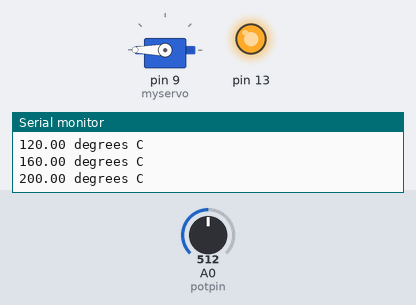
The sketch below on a simulated Arduino Uno, built with avr-gcc and run on an emulated ATmega328P. On the bench: servo, output pins drawn as LEDs (lit = HIGH), the last lines printed to the serial monitor. The test bench sets the inputs (shaded band); at power-on: A0 (potpin) = 512.

Above: at 1.2 s.
1.3 s: A0 (potpin) set to 172
3.7 s: A0 (potpin) set to 148
At 4.8 s:
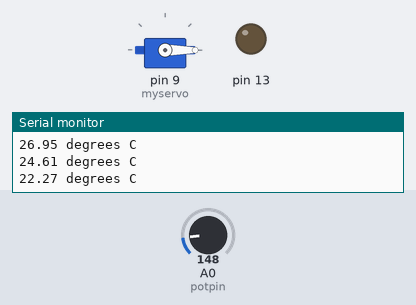
5.9 s: A0 (potpin) set to 306
At 7.1 s:
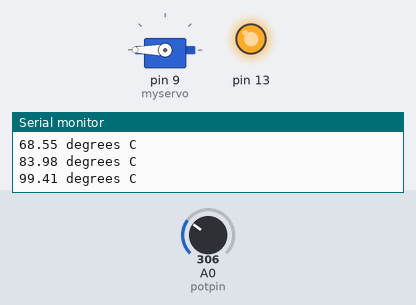
7.4 s: A0 (potpin) set to 122
At 8.8 s:
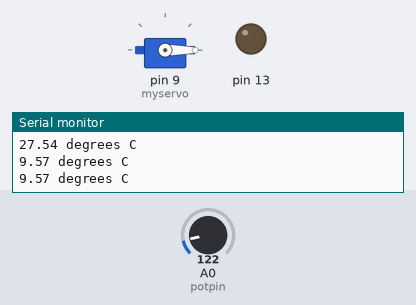
Timing chart, 0 to 10.4 s (numbered marks = the images above; inputs shaded):
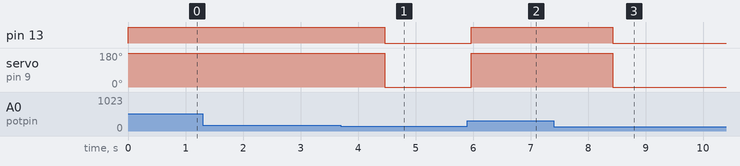

The sketch:

temp_servo.ino
```cpp
#include <Servo.h>

float tempaverage1    = 0;
float tempaverage2  = 0;
float tempaverage3  = 0;
float tempaverage4  = 0;
float tempaverage5  = 0;
Servo myservo;

int potpin = 0;
int val;
void setup()
{
  myservo.attach(9);
  pinMode(13,OUTPUT);
  Serial.begin(9600);
}

void loop()
{
  val = analogRead(potpin);

  float voltage = val * 5.0;
  voltage /= 1024.0;
  float temperatureC = (voltage - 0.5) * 100 ;

  tempaverage1 = temperatureC;


  float tempaveragefinal = ( tempaverage1 + tempaverage2 +tempaverage3+ tempaverage4 +tempaverage5)/5;
  tempaverage5 = tempaverage4;
  tempaverage4 = tempaverage3;
  tempaverage3 = tempaverage2;
  tempaverage2 = tempaverage1;


  Serial.print(tempaveragefinal);
  Serial.println(" degrees C");


  if (tempaveragefinal <= 26.0){
  myservo.write(0);
  digitalWrite(13,LOW);
  delay(50);
  }

  if (tempaveragefinal >= 28.0){
  myservo.write(180);
  digitalWrite(13,HIGH);
  delay(50);
  }
  delay(200);
}
```

Measured:
- the behaviour switches between 156 and 155 on A0 (potpin) (found by bisection; images 0 and 1)
- after the input at 3.7 s, pin 13: HIGH → LOW after 0.76 s; servo on pin 9 (myservo): 180° → 0° after 0.76 s
- after the input at 5.9 s, pin 13: LOW → HIGH after 0.07 s; servo on pin 9 (myservo): 0° → 180° after 0.07 s
- after the input at 7.4 s, pin 13: HIGH → LOW after 1.0 s; servo on pin 9 (myservo): 180° → 0° after 1.0 s
